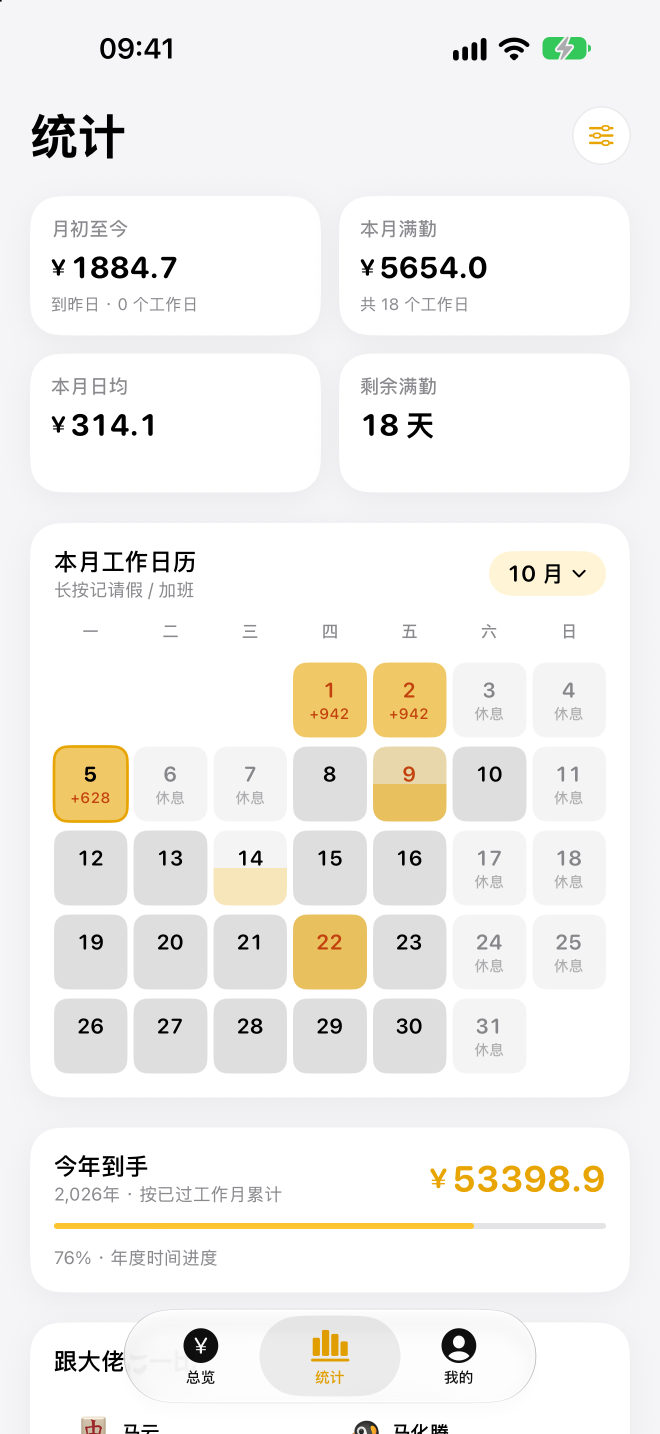
#> input picture app-store/screenshots/iphone-6.9-2-stats.png, 1320 x 2868 px, found by its file name (shown at 1/2 size)
$ python fix-stats.py
#> lines starting #> are read from the running program, lines starting #| are printed output that depends on the picture; after the words box and inside, x2 and y2 are one past the last pixel; in counts of white or black regions, pixels touching at a corner belong together
#!/usr/bin/env python3
# 抹掉统计页底部的「跟大佬」区块（含马云 / 马化腾等真实人名）。
#
# 为什么必须处理：这是 App Store 展示图的源图之一，出现真实人物姓名有
# 肖像权 / 商标风险，审核容易被挑。
#
# 做法（比重画 tab bar 可靠得多）：
#   1. 把底部整片填成页面背景色 #F3F3F5
#   2. 再把 tab bar 胶囊区域的原像素按圆角遮罩贴回来
#
# 关键前提：实测「跟大佬」的文字在 x 110..245，落在胶囊（x 269..1050）
# 之外，胶囊内部只是垫着一张白卡片 —— 所以抠出来的胶囊是干净的，
# 不需要重画图标和文字。

import os
from PIL import Image, ImageDraw

SRC = ("/Users/borry5/Library/Mobile Documents/com~apple~CloudDocs/"
       "简历大作战/项目经历/iOS APP/月薪鸭/MoonSalary-docs/app-store/screenshots/"
       "iphone-6.9-2-stats.png")
DST = "/tmp/msrender-lock/stats-clean.png"

BG = (243, 243, 245)              # 页面背景色（实测）
FILL_TOP = 2555                   # 从这里往下整片填背景色

# tab bar 胶囊：由「顶部高光平直段 x 341..978」+ 圆角半径 72 反推
CAP = (269, 2615, 1050, 2760)     # left, top, right, bottom
CAP_RADIUS = 72

# home indicator（原图那条被卡片压住了，补一条）
HI = (460, 2838, 860, 2848)
HI_RADIUS = 5

# 胶囊内底色均值（压平用的目标色）
CAP_BASE = (248, 248, 248)


def main():
    im = Image.open(SRC).convert("RGB")
    W, H = im.size
#> W = 1320; H = 2868
    print(f"  源图 {W}x{H}")
#|   源图 1320x2868

    # 先把胶囊原样抠出来（带圆角遮罩，避免把圆角外的白卡片一起贴回）
    cap = im.crop(CAP)
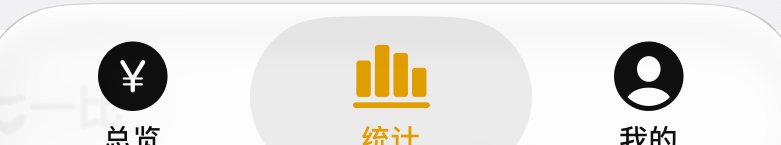
#> cap: PIL image 781x145 RGB; mean R, G, B 229.8, 227.9, 223.7
    mask = Image.new("L", cap.size, 0)
#> mask: PIL image 781x145 L; every value is 0
    ImageDraw.Draw(mask).rounded_rectangle(
        [0, 0, cap.size[0] - 1, cap.size[1] - 1], radius=CAP_RADIUS, fill=255)
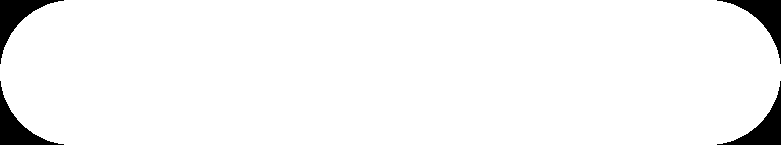
#> mask: PIL image 781x145 L; 96% white; 4 black regions, box (x1, y1, x2, y2) and area: (0, 0, 64, 64) 1133, (717, 0, 781, 64) 1133, (0, 81, 64, 145) 1133, (717, 81, 781, 145) 1133
    cap_rgba = cap.convert("RGBA")
    cap_rgba.putalpha(mask)

    # 整片填背景色
    ImageDraw.Draw(im).rectangle([0, FILL_TOP, W, H], fill=BG)

    # 胶囊贴回
    im.paste(cap_rgba, (CAP[0], CAP[1]), cap_rgba)

    # 清掉胶囊内「跟大佬」的透字残影与卡片顶边。
    #
    # 胶囊是毛玻璃，底下的文字和白色卡片边缘都会淡淡透上来。试过用纯色矩形
    # 覆盖，但残影正好和「总览」的图标 / 文字叠在一起，矩形避不开。
    #
    # 改用「色调压平」：阈值区间 236..254 正好卡在三者之间（实测灰阶）——
    #   统计 tab 选中灰底  229..235  → 保留（真实的 UI 边界）
    #   「跟大佬」透字残影 237..245  → 压平
    #   胶囊底色          246..253  → 压平
    #   图标内纯白 ¥       255       → 保留
    # 残影消失，图标文字分毫不动。代价是胶囊底的抗锯齿边缘会窄 1..2px，肉眼不可辨。
    CLEAR = CAP
    region = im.crop(CLEAR).copy()
    rpx = region.load()
    for y in range(region.size[1]):
        for x in range(region.size[0]):
            r, g, b = rpx[x, y]
            if 236 <= (r + g + b) / 3 <= 254:
                rpx[x, y] = CAP_BASE

    # 按圆角遮罩贴回，避免把圆角外的背景也压平
    keep = Image.new("L", (W, H), 0)
#> keep: PIL image 1320x2868 L; every value is 0
    ImageDraw.Draw(keep).rounded_rectangle(
        [CAP[0], CAP[1], CAP[2] - 1, CAP[3] - 1], radius=CAP_RADIUS, fill=255)
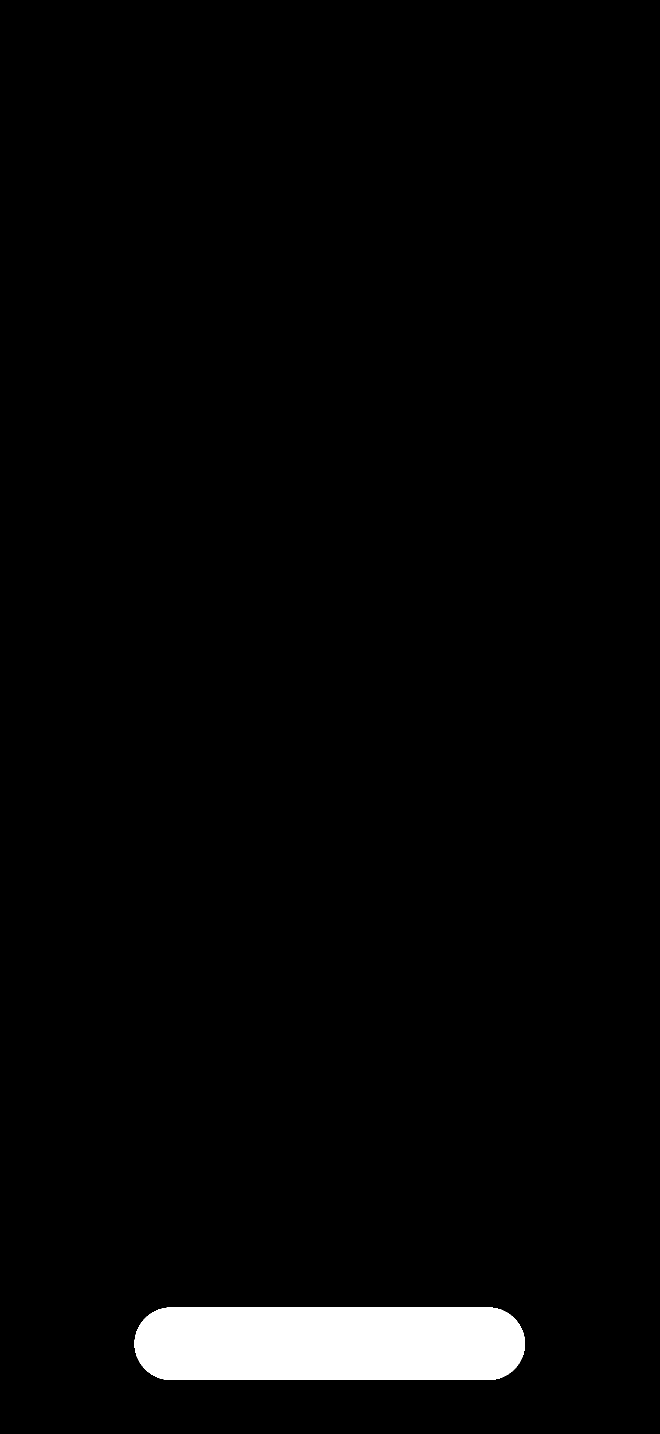
#> keep: PIL image 1320x2868 L (shown at 1/2 size); 2.9% white; 1 white region, box (x1, y1, x2, y2) and area: (269, 2615, 1050, 2760) 108713
    im.paste(region, (CLEAR[0], CLEAR[1]), keep.crop(CLEAR))

    # 补 home indicator
    d = ImageDraw.Draw(im)
    d.rounded_rectangle(HI, radius=HI_RADIUS, fill=(255, 255, 255))

    im.save(DST, "PNG")
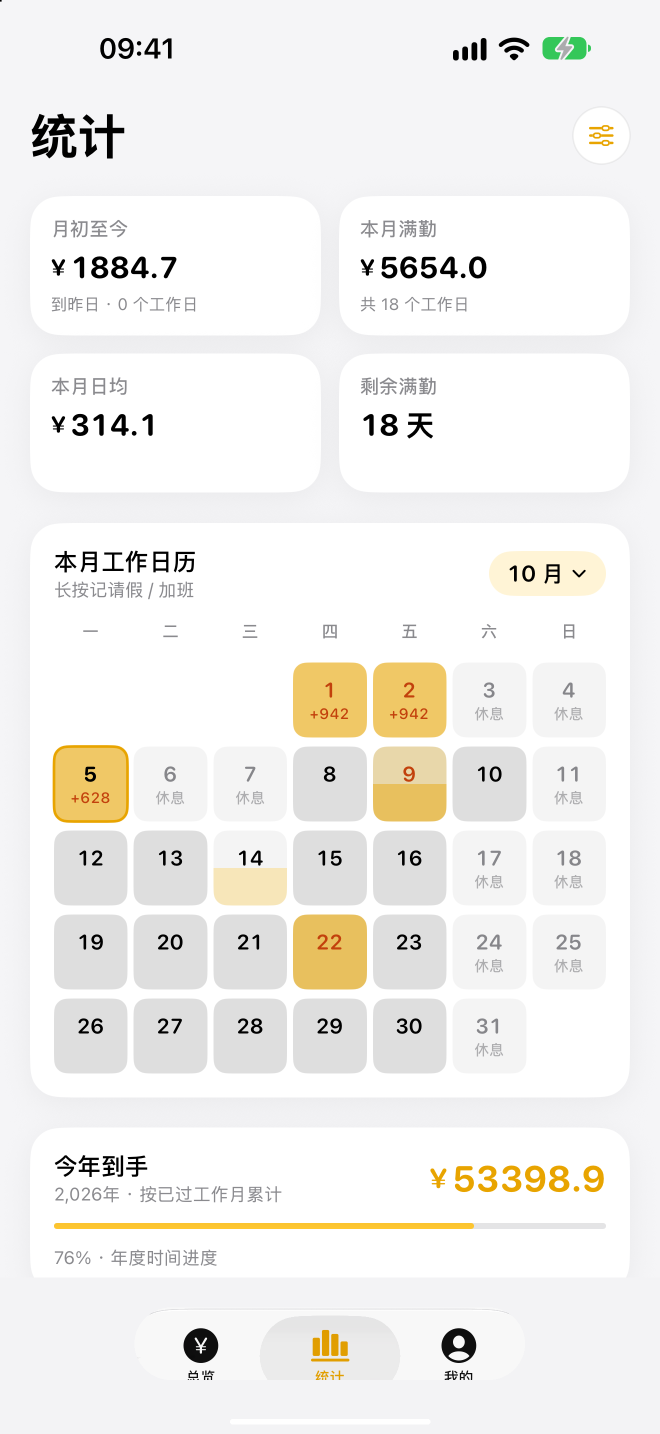
#> saved as stats-clean.png: PIL image 1320x2868 RGB (shown at 1/2 size); mean R, G, B 242.2, 240.7, 237.5
    print(f"  {DST}  {im.size[0]}x{im.size[1]}")
#> (printed output is left out)

    # 复核：胶囊之外不该再有任何深色像素（人名、头像都是深色）
    # 胶囊内的图标本身就是黑色，要排除掉
    def in_cap(x, y):
        return CAP[0] <= x < CAP[2] and CAP[1] <= y < CAP[3]

    g = im.convert("L")
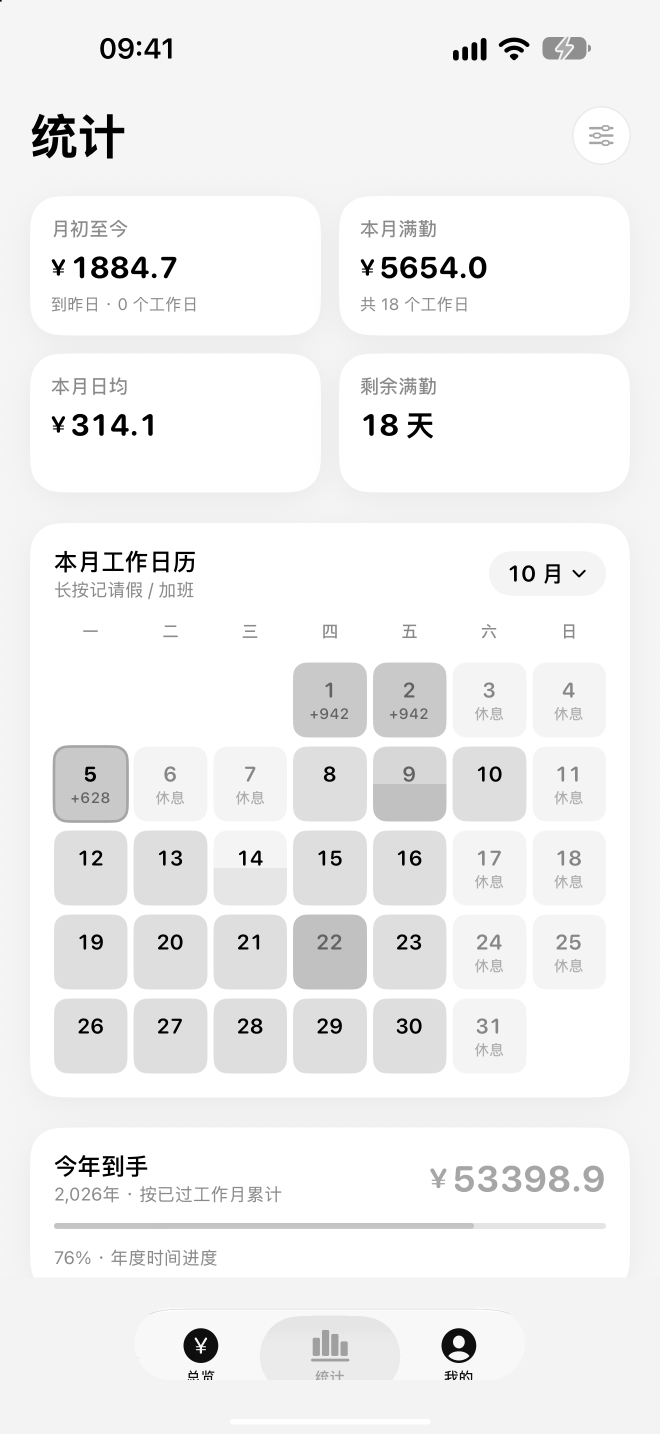
#> g: PIL image 1320x2868 L (shown at 1/2 size); min 0, max 255, mean 240.7
    dark = [(x, y) for y in range(FILL_TOP, H, 3) for x in range(0, W, 3)
            if g.getpixel((x, y)) < 150 and not in_cap(x, y)]
#> dark = []
    print(f"  胶囊外深色像素数：{len(dark)}" + (f"  样例 {dark[:5]}" if dark else "  ✓ 干净"))
#|   胶囊外深色像素数：0  ✓ 干净


if __name__ == "__main__":
    os.makedirs(os.path.dirname(DST), exist_ok=True)
    main()

$ run again, with app-store/screenshots/iphone-6.9-1-overview.png copied over app-store/screenshots/iphone-6.9-2-stats.png
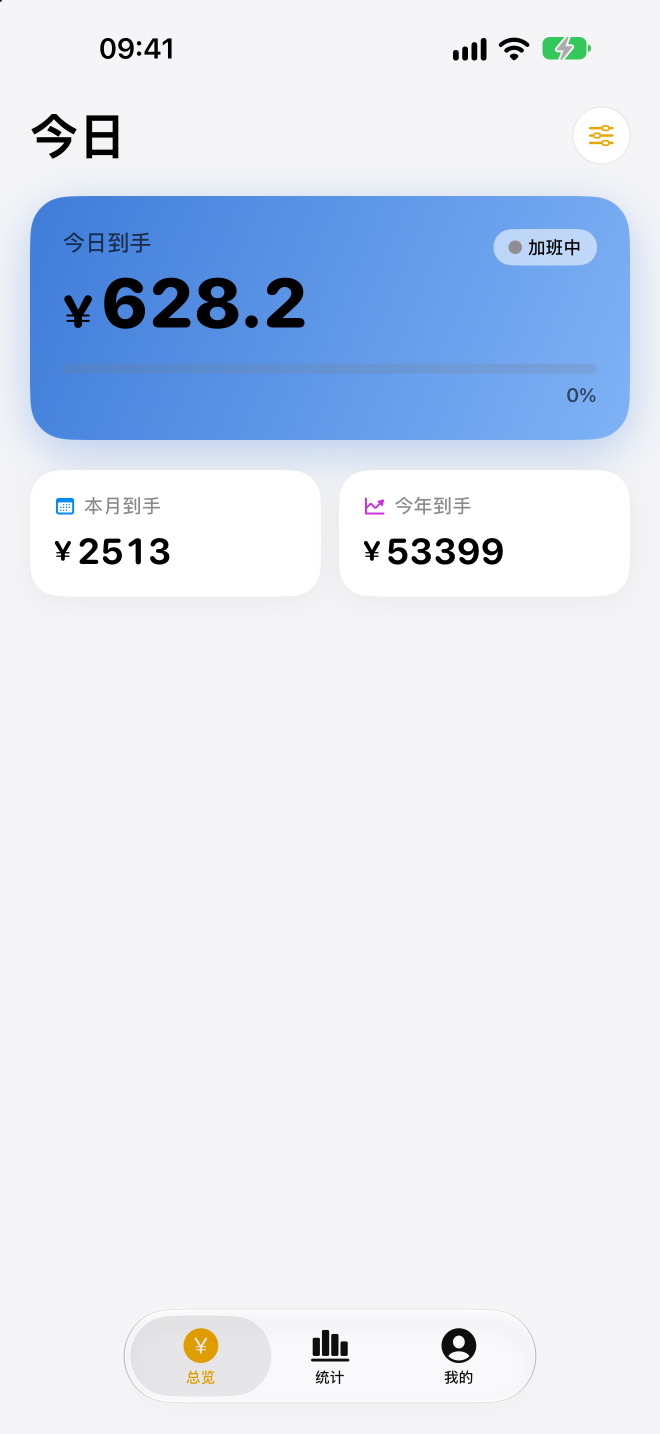
#> input picture app-store/screenshots/iphone-6.9-1-overview.png, 1320 x 2868 px, found by its file name (shown at 1/2 size)
#|   源图 1320x2868
#> in main, `cap = im.crop(CAP)`:
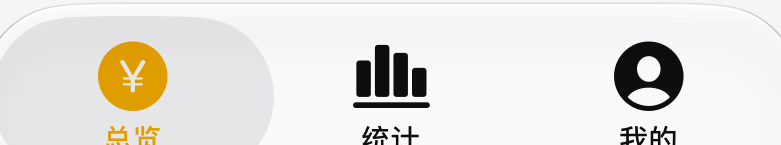
#> cap: PIL image 781x145 RGB; mean R, G, B 228.7, 226.3, 222.8
#> (printed output is left out)
#> in main, `g = im.convert("L")`:
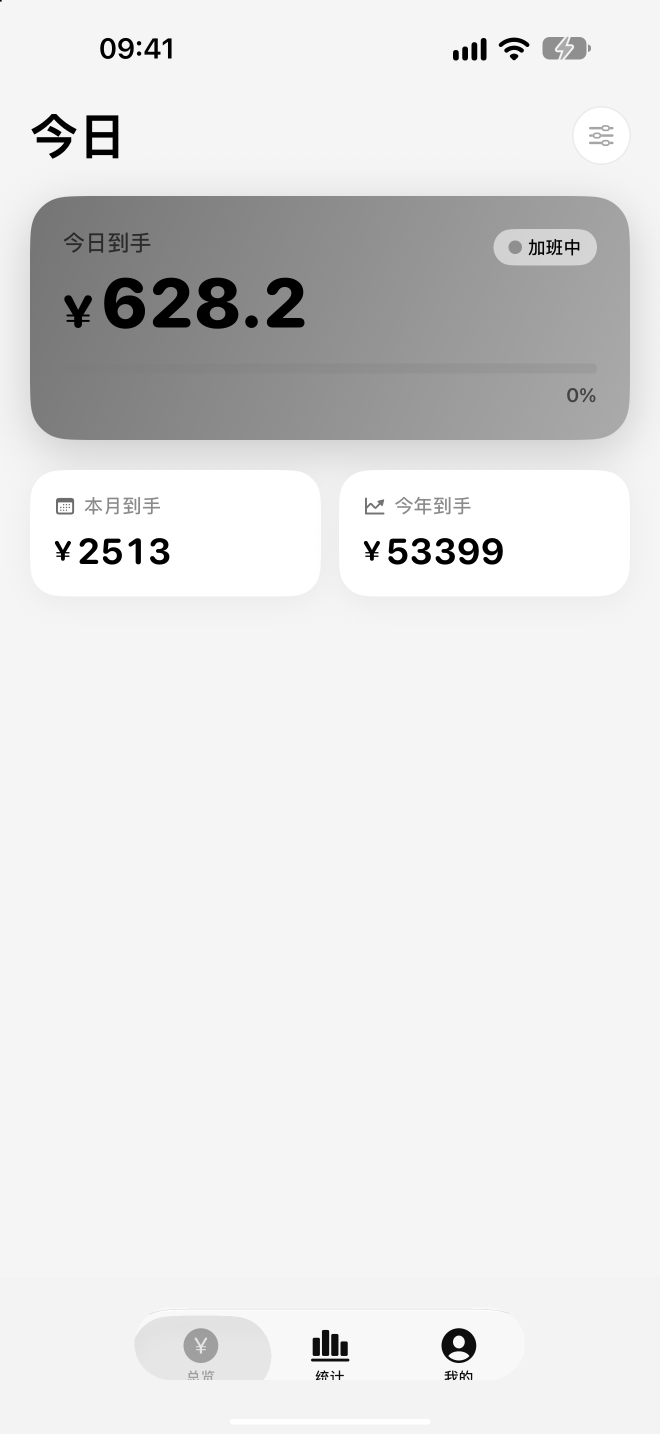
#> g: PIL image 1320x2868 L (shown at 1/2 size); min 0, max 255, mean 226.3
#> dark = []
#|   胶囊外深色像素数：0  ✓ 干净

$ run again, with app-store/screenshots/iphone-6.9-3-profile.png copied over app-store/screenshots/iphone-6.9-2-stats.png
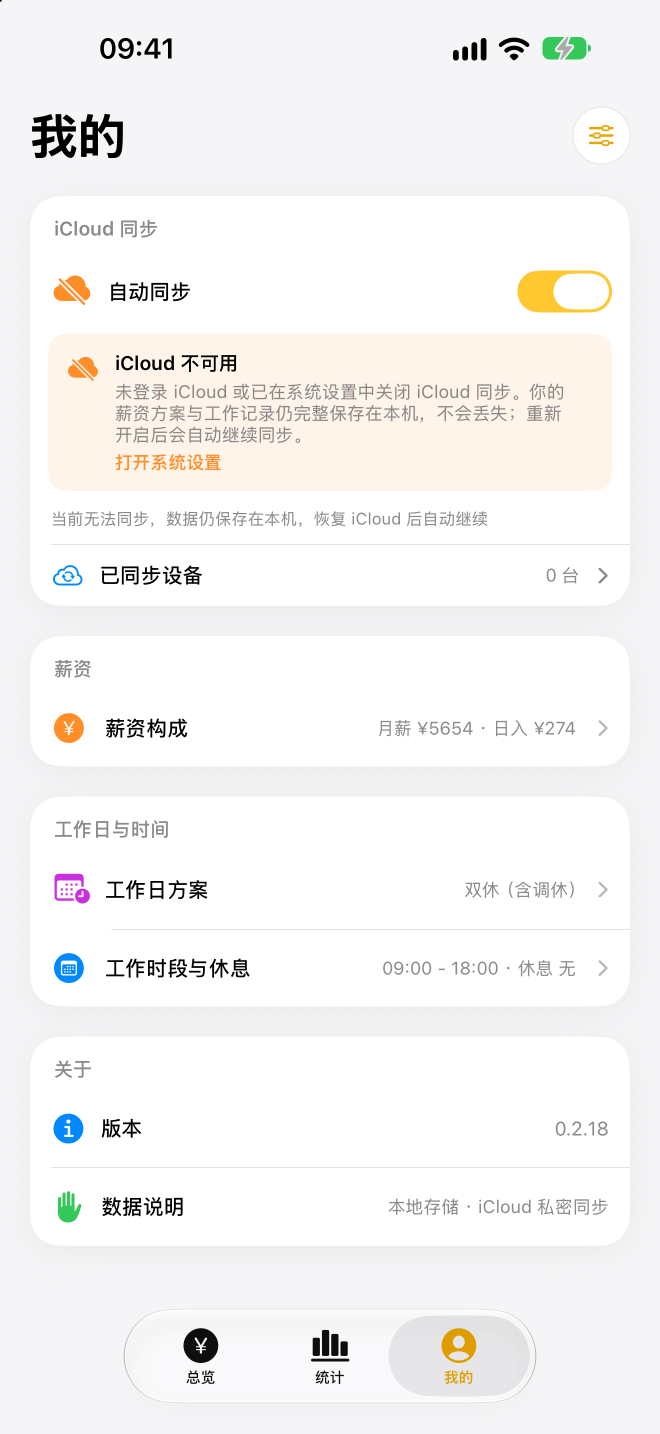
#> input picture app-store/screenshots/iphone-6.9-3-profile.png, 1320 x 2868 px, found by its file name (shown at 1/2 size)
#|   源图 1320x2868
#> in main, `cap = im.crop(CAP)`:
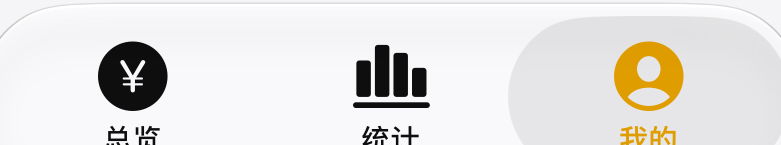
#> cap: PIL image 781x145 RGB; mean R, G, B 227.4, 225.4, 222.8
#> (printed output is left out)
#> dark = []
#|   胶囊外深色像素数：0  ✓ 干净
